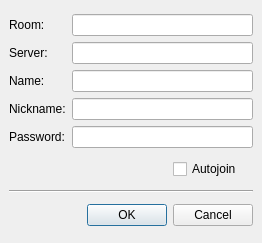
<ui version="4.0" >
 <class>editbookmark</class>
 <widget class="QDialog" name="editbookmark" >
  <property name="geometry" >
   <rect>
    <x>0</x>
    <y>0</y>
    <width>262</width>
    <height>243</height>
   </rect>
  </property>
  <property name="windowTitle" >
   <string>Edit bookmark</string>
  </property>
  <property name="windowIcon" >
   <iconset>images/16x16/apps/jabbim.png</iconset>
  </property>
  <layout class="QGridLayout" >
   <property name="margin" >
    <number>9</number>
   </property>
   <property name="spacing" >
    <number>6</number>
   </property>
   <item row="3" column="0" >
    <spacer>
     <property name="orientation" >
      <enum>Qt::Horizontal</enum>
     </property>
     <property name="sizeHint" >
      <size>
       <width>141</width>
       <height>20</height>
      </size>
     </property>
    </spacer>
   </item>
   <item row="1" column="0" colspan="2" >
    <spacer>
     <property name="orientation" >
      <enum>Qt::Horizontal</enum>
     </property>
     <property name="sizeHint" >
      <size>
       <width>191</width>
       <height>20</height>
      </size>
     </property>
    </spacer>
   </item>
   <item row="3" column="1" colspan="2" >
    <layout class="QHBoxLayout" >
     <property name="margin" >
      <number>0</number>
     </property>
     <property name="spacing" >
      <number>6</number>
     </property>
     <item>
      <widget class="QPushButton" name="pushButton" >
       <property name="text" >
        <string>OK</string>
       </property>
      </widget>
     </item>
     <item>
      <widget class="QPushButton" name="pushButton_2" >
       <property name="text" >
        <string>Cancel</string>
       </property>
      </widget>
     </item>
    </layout>
   </item>
   <item row="0" column="0" colspan="3" >
    <layout class="QHBoxLayout" >
     <property name="margin" >
      <number>0</number>
     </property>
     <property name="spacing" >
      <number>6</number>
     </property>
     <item>
      <layout class="QVBoxLayout" >
       <property name="margin" >
        <number>0</number>
       </property>
       <property name="spacing" >
        <number>6</number>
       </property>
       <item>
        <widget class="QLabel" name="label" >
         <property name="text" >
          <string>Room:</string>
         </property>
        </widget>
       </item>
       <item>
        <widget class="QLabel" name="label_3" >
         <property name="text" >
          <string>Server:</string>
         </property>
        </widget>
       </item>
       <item>
        <widget class="QLabel" name="label_4" >
         <property name="text" >
          <string>Name:</string>
         </property>
        </widget>
       </item>
       <item>
        <widget class="QLabel" name="label_2" >
         <property name="text" >
          <string>Nickname:</string>
         </property>
        </widget>
       </item>
       <item>
        <widget class="QLabel" name="label_5" >
         <property name="text" >
          <string>Password:</string>
         </property>
        </widget>
       </item>
      </layout>
     </item>
     <item>
      <layout class="QVBoxLayout" >
       <property name="margin" >
        <number>0</number>
       </property>
       <property name="spacing" >
        <number>6</number>
       </property>
       <item>
        <widget class="QLineEdit" name="room" >
         <property name="toolTip" >
          <string>The name of the room</string>
         </property>
        </widget>
       </item>
       <item>
        <widget class="QLineEdit" name="server" >
         <property name="toolTip" >
          <string>The server where the chat room is (e.g. conf.netlab.cz)</string>
         </property>
        </widget>
       </item>
       <item>
        <widget class="QLineEdit" name="name" >
         <property name="toolTip" >
          <string>What do you want to see in your bookmark list</string>
         </property>
        </widget>
       </item>
       <item>
        <widget class="QLineEdit" name="nickname" >
         <property name="toolTip" >
          <string>Enter your nickname</string>
         </property>
        </widget>
       </item>
       <item>
        <widget class="QLineEdit" name="password" >
         <property name="toolTip" >
          <string>Password is used when room is locked</string>
         </property>
        </widget>
       </item>
      </layout>
     </item>
    </layout>
   </item>
   <item row="1" column="2" >
    <widget class="QCheckBox" name="autojoin" >
     <property name="toolTip" >
      <string>If you check this, Jabbim will connect you after each start of client</string>
     </property>
     <property name="text" >
      <string>Autojoin</string>
     </property>
    </widget>
   </item>
   <item row="2" column="0" colspan="3" >
    <widget class="Line" name="line" >
     <property name="orientation" >
      <enum>Qt::Horizontal</enum>
     </property>
    </widget>
   </item>
  </layout>
 </widget>
 <resources/>
 <connections>
  <connection>
   <sender>pushButton</sender>
   <signal>clicked()</signal>
   <receiver>editbookmark</receiver>
   <slot>accept()</slot>
   <hints>
    <hint type="sourcelabel" >
     <x>149</x>
     <y>156</y>
    </hint>
    <hint type="destinationlabel" >
     <x>85</x>
     <y>131</y>
    </hint>
   </hints>
  </connection>
  <connection>
   <sender>pushButton_2</sender>
   <signal>clicked()</signal>
   <receiver>editbookmark</receiver>
   <slot>reject()</slot>
   <hints>
    <hint type="sourcelabel" >
     <x>262</x>
     <y>148</y>
    </hint>
    <hint type="destinationlabel" >
     <x>296</x>
     <y>111</y>
    </hint>
   </hints>
  </connection>
 </connections>
</ui>
